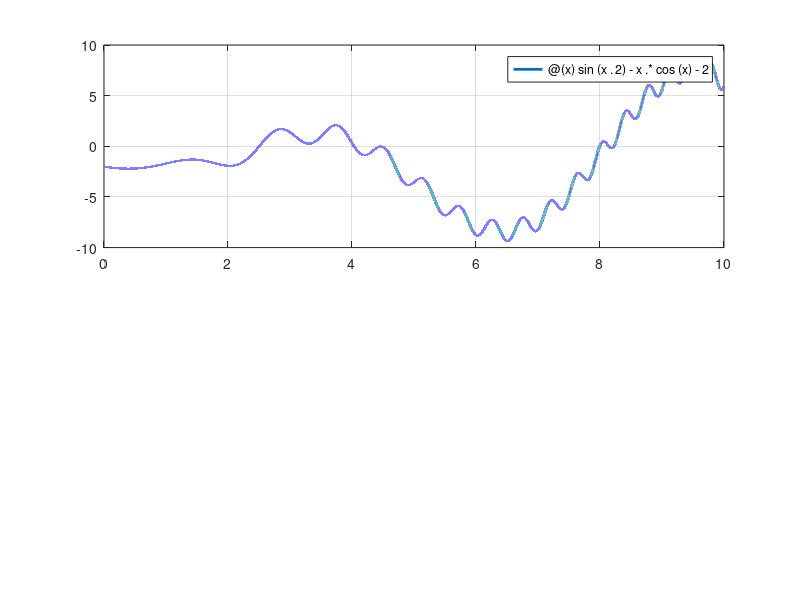

Write the MATLAB code that produced this figure. (Note: this script raises an error after producing the figure.)
%% ME 2004: Newton-Raphson Method Test Case
% DESCRIPTION: In this example, we will use the grapical and Newton-Raphson Method to solve a 
% simple root finding problem. In this problem, the Newton-Raphson Method is executed by 2 custom 
% MATLAB functions.
clear; clc; close all;

%% Test Function
% Parameters
f = @(x) sin(x.^2)-x.*cos(x)-2;
df = @(x) 2*x.*cos(x.^2)+x.*sin(x)-cos(x);
x0 = 1;
es = 1e-3;
maxit = [];

% Plot
figure
subplot(2,1,1)
fplot(f,[0 10],'linewidth',2)
grid on; hold on
yline(0,'r--','linewidth',2)

xlabel('x (ND)','fontsize',14,'Interpreter','latex')
ylabel('f(x) (ND)','fontsize',14,'Interpreter','latex')
title('Newton-Raphson Method Example Plot','fontsize',14,'Interpreter','latex')

set(gca,'TickLabelInterpreter','latex')
% set(gcf,'Position',[988 196 881 714])   % Will probably need to change this on your computer

%% Call the Custom Newton-Raphson Functions
[root1,fx1,ea1,iter1] = NewtonRaphson_xtol(f,df,x0,es,maxit);
fprintf('Using the NewtonRaphson_xtol function:\n')
fprintf('----------------------------------\n')
fprintf('The value of the root is:                              xr=%9.9f\n',root1)
fprintf('The value of the function evaluated at the root is: f(xr)=%9.9f\n',fx1)
fprintf('The percent relative error is:                         ea=%9.9f\n',ea1)
fprintf('The number of iterations it took is:                      %d\n\n',iter1)


[root2,fx2,iter2] = NewtonRaphson_ftol(f,df,x0,es,maxit);
fprintf('Using the NewtonRaphson_ftol function:\n')
fprintf('----------------------------------\n')
fprintf('The value of the root is:                              xr=%9.9f\n',root2)
fprintf('The value of the function evaluated at the root is: f(xr)=%9.9f\n',fx2)
fprintf('The number of iterations it took is:                      %d\n\n',iter2)


% Plot results
subplot(2,1,2)
fplot(f,[0.999*min([root1 root2]) 1.001*max([root1 root2])],'linewidth',2,'HandleVisibility','off')
grid on; hold on
yline(0,'r--','linewidth',2,'HandleVisibility','off')

plot(root1,fx1,'kd','linewidth',2)  % Plot bisection_xtol results
plot(root2,fx2,'ks','linewidth',2)  % Plot bisection_ftol results

xlabel('x (ND)','fontsize',14,'Interpreter','latex')
ylabel('f(x) (ND)','fontsize',14,'Interpreter','latex')
title('Zooming In On The Roots','fontsize',14,'Interpreter','latex')
legend('$NR\_xtol$','$NR\_ftol$','fontsize',14,'Interpreter','latex','location','northwest')

set(gca,'TickLabelInterpreter','latex')
